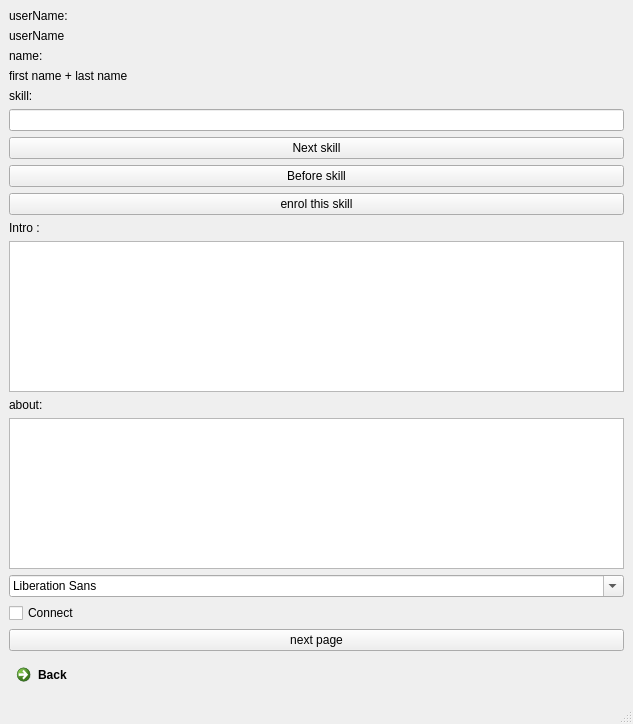
<?xml version="1.0" encoding="UTF-8"?>
<ui version="4.0">
 <class>MainWindow</class>
 <widget class="QMainWindow" name="MainWindow">
  <property name="geometry">
   <rect>
    <x>0</x>
    <y>0</y>
    <width>633</width>
    <height>724</height>
   </rect>
  </property>
  <property name="windowTitle">
   <string>MainWindow</string>
  </property>
  <widget class="QWidget" name="centralwidget">
   <layout class="QVBoxLayout" name="verticalLayout">
    <item>
     <widget class="QLabel" name="label">
      <property name="text">
       <string>userName:</string>
      </property>
     </widget>
    </item>
    <item>
     <widget class="QLabel" name="Username">
      <property name="text">
       <string>userName</string>
      </property>
     </widget>
    </item>
    <item>
     <widget class="QLabel" name="label_3">
      <property name="text">
       <string>name:</string>
      </property>
     </widget>
    </item>
    <item>
     <widget class="QLabel" name="Name">
      <property name="text">
       <string>first name + last name</string>
      </property>
     </widget>
    </item>
    <item>
     <widget class="QLabel" name="label_5">
      <property name="text">
       <string>skill:</string>
      </property>
     </widget>
    </item>
    <item>
     <widget class="QLineEdit" name="lineEdit"/>
    </item>
    <item>
     <widget class="QPushButton" name="NextButton">
      <property name="text">
       <string>Next skill</string>
      </property>
     </widget>
    </item>
    <item>
     <widget class="QPushButton" name="BeforeButton">
      <property name="text">
       <string>Before skill</string>
      </property>
     </widget>
    </item>
    <item>
     <widget class="QPushButton" name="enrolButton">
      <property name="text">
       <string>enrol this skill</string>
      </property>
     </widget>
    </item>
    <item>
     <widget class="QLabel" name="label_2">
      <property name="text">
       <string>Intro :</string>
      </property>
     </widget>
    </item>
    <item>
     <widget class="QTextBrowser" name="textBrowser_intro"/>
    </item>
    <item>
     <widget class="QLabel" name="label_4">
      <property name="text">
       <string>about:</string>
      </property>
     </widget>
    </item>
    <item>
     <widget class="QTextBrowser" name="textBrowser_about"/>
    </item>
    <item>
     <widget class="QFontComboBox" name="languages_fontComboBox"/>
    </item>
    <item>
     <widget class="QCheckBox" name="connect_checkBox">
      <property name="text">
       <string>Connect</string>
      </property>
     </widget>
    </item>
    <item>
     <widget class="QPushButton" name="nextPage_Button">
      <property name="text">
       <string>next page</string>
      </property>
     </widget>
    </item>
    <item>
     <widget class="QCommandLinkButton" name="Back">
      <property name="text">
       <string>Back</string>
      </property>
     </widget>
    </item>
   </layout>
  </widget>
  <widget class="QMenuBar" name="menubar">
   <property name="geometry">
    <rect>
     <x>0</x>
     <y>0</y>
     <width>633</width>
     <height>22</height>
    </rect>
   </property>
  </widget>
  <widget class="QStatusBar" name="statusbar"/>
 </widget>
 <resources/>
 <connections/>
</ui>
